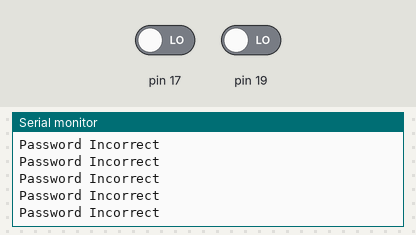
Simulated run of this sketch. Board: Arduino Uno, built with avr-gcc and run on an emulated ATmega328P. Shown: the last lines printed to the serial monitor. The inputs (shaded band) are chosen by the test bench; at power-on: pin 17 LOW, pin 19 LOW.

Above: at 1.2 s.
1.3 s: pin 17 driven HIGH
At 2.0 s:
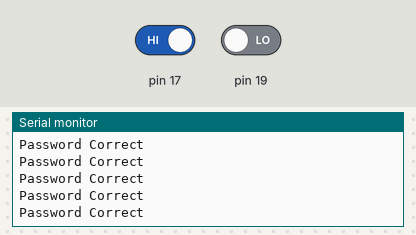
3.2 s: pin 19 driven HIGH
At 3.42 s:
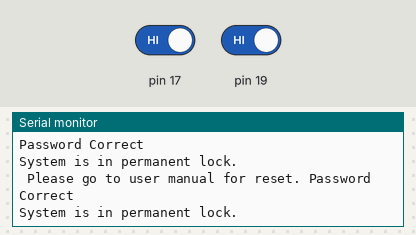
4.8 s: pin 17 driven LOW
At 5.01 s:
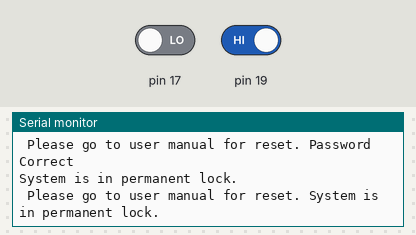
6.8 s: pin 19 driven LOW
9.8 s: pin 17 driven HIGH
At 10.6 s:
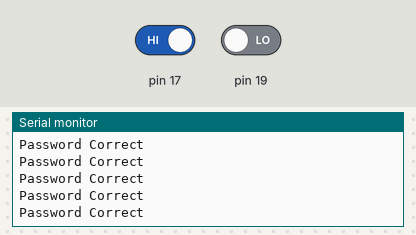
12.8 s: pin 19 driven HIGH
At 13.7 s:
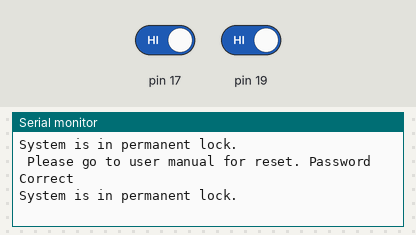

Measured:
- after the input at 1.3 s, the serial monitor: prints a new line after 0.07 s (image 1)
- after the input at 3.2 s, the serial monitor: prints a new line after 0.12 s (image 2)
- after the input at 4.8 s, the serial monitor: prints a new line after 0.14 s (image 3)
- after the input at 9.8 s, the serial monitor: prints a new line after 0.09 s (image 4)
- after the input at 12.8 s, the serial monitor: prints a new line after 0.09 s (image 5)

The sketch:

DE2_IF_New.ino
```cpp
/*
 Name:		DE2_IF.ino
 Created:	12/13/2021 12:59:09 PM
 Author:	juliezepernickjepsen
*/

#define F_CPU 16000000

#include "DE2_IF.h"
#include <avr/io.h>
#include <Arduino.h>

// the setup function runs once when you press reset or power the board
void setup() {
	Serial.begin(9600);
	DDRC = 0x00;
}


DE2_IF test(false, false);

// the loop function runs over and over again until power down or reset
void loop() {

	test.signalUnlock();
	test.print();
	test.signalPermLock();
	test.print();
}
```

DE2_IF.cpp
```cpp
#include "DE2_IF.h"
#include <avr/io.h>
#include "Arduino.h"

/*@brief default constructor
* @params bool to set signalUnlock, bool to set signalPermanentLock
*/
DE2_IF::DE2_IF(bool sigUnlock, bool sigPermLock)
{
	signalUnlock_ = sigUnlock;
	signalPermLock_ = sigPermLock;
}

/*
* @brief method to recieve high signal from arduino pin 56.
* Set attribute to true if pin is high, and false if not.
*/
bool DE2_IF::signalUnlock()
{
	if (PINC & 0b00001000)
	{
		signalUnlock_ = true;
	}
	else
	{
		signalUnlock_ = false;
	}
	return signalUnlock_;
}

/*
* @brief $name to receive high signal from arduino pin 58
* set attribute signalPernLock_ to true if three password attempts was incorrect.
*/

bool DE2_IF::signalPermLock()
{
	if (PINC & 0b00100000)
	{
		signalPermLock_ = true;
	}
	else
	{
		signalPermLock_ = false;
	}
	return signalPermLock_;
}

void DE2_IF::print() const
{
	//if statement to print pass / fail of password entry
	if (signalUnlock_ == true)
	{
		Serial.print("Password Correct \n");
	}
	else if ((signalUnlock_ == false) && (signalPermLock_ == false))
	{
		Serial.print("Password Incorrect \n");
	}

	//if statement to print permLock mode
	if (signalPermLock_ == true)
	{
		Serial.print("System is in permanent lock. \n Please go to user manual for reset. ");
	}
}
```

DE2_IF.h
```cpp
#pragma once
/*
* @Author Julie Zepernick Jepsen
* @Date 13-12-2021
* @brief class for checking password pass / fail from  DE2
* @attribute inclass initilization of bools
*/

using namespace std;

class DE2_IF
{
public:
	DE2_IF(bool, bool);
	bool signalUnlock();
	bool signalPermLock();
	void print() const;

private:
	bool signalUnlock_ = false;			// signal to unlock from DE2 board
	bool signalPermLock_ = false;		//signal to permanent lock from DE2 board (three times)
};
```
